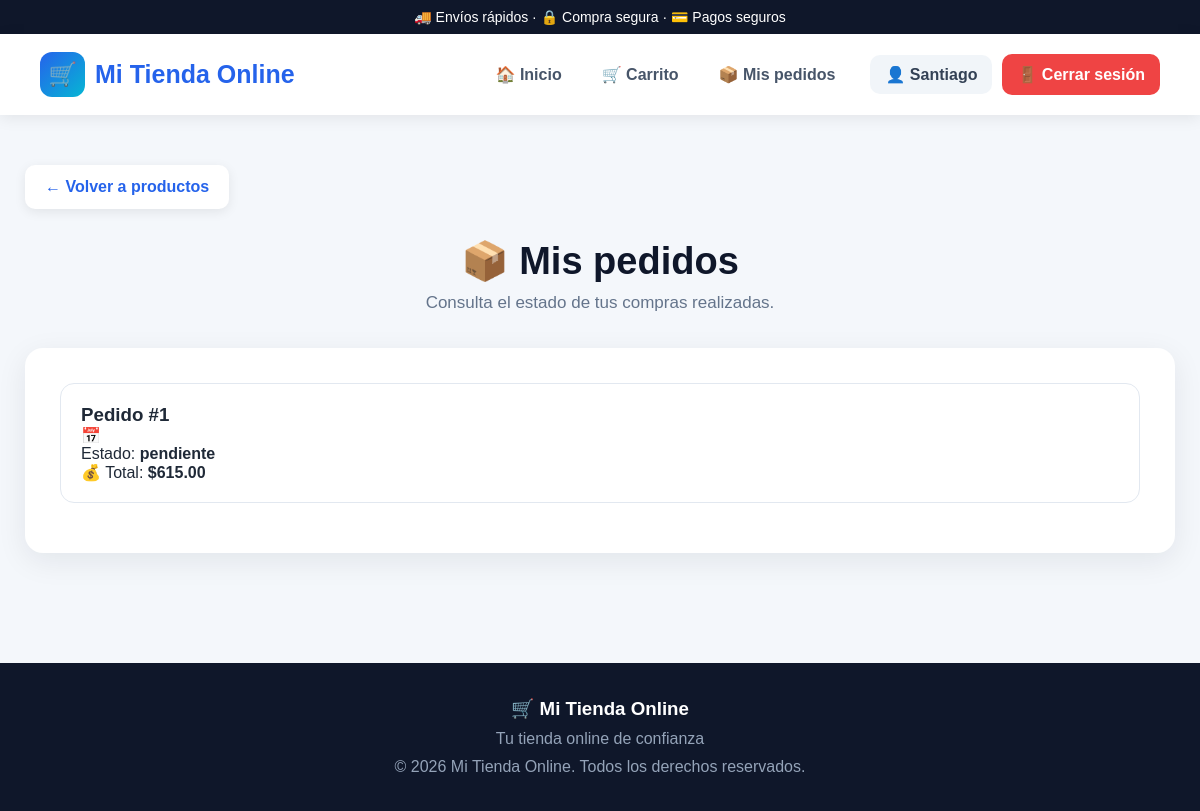
Screenshot of /pedidos (signed in) with the database file from the repository.
### tables this page shows
CREATE TABLE usuarios (
            id INTEGER PRIMARY KEY AUTOINCREMENT,
            nombre TEXT NOT NULL,
            email TEXT NOT NULL UNIQUE,
            password TEXT NOT NULL,
            rol TEXT NOT NULL DEFAULT 'cliente',
            fecha_registro TIMESTAMP DEFAULT CURRENT_TIMESTAMP
        );

CREATE TABLE pedidos (
            id INTEGER PRIMARY KEY AUTOINCREMENT,
            usuario_id INTEGER NOT NULL,
            total REAL NOT NULL,
            estado TEXT NOT NULL DEFAULT 'pendiente',
            fecha_pedido TIMESTAMP DEFAULT CURRENT_TIMESTAMP,

            FOREIGN KEY (usuario_id)
                REFERENCES usuarios(id)
                ON DELETE CASCADE
        );

### main.py (the view)
@app.route("/pedidos")
@login_requerido
def pedidos():
    pedidos_usuario = obtener_pedidos_usuario(
        session["usuario_id"]
    )
    return render_template(
        "pedidos.html",
        pedidos=pedidos_usuario,
        usuario=usuario_actual()
    )

### database.py (called while the page is built)
def conectar():
    conexion = sqlite3.connect(DATABASE)
    conexion.row_factory = sqlite3.Row
    conexion.execute("PRAGMA foreign_keys = ON")
    return conexion

def obtener_usuario_por_id(usuario_id):
    conexion = conectar()
    cursor = conexion.cursor()
    cursor.execute("""
        SELECT *
        FROM usuarios
        WHERE id = ?
    """, (usuario_id,))
    usuario = cursor.fetchone()
    conexion.close()
    return usuario

def obtener_pedidos_usuario(usuario_id):
    conexion = conectar()
    cursor = conexion.cursor()
    cursor.execute("""
        SELECT *
        FROM pedidos

        WHERE usuario_id = ?

        ORDER BY fecha_pedido DESC
    """, (usuario_id,))
    pedidos = cursor.fetchall()
    conexion.close()
    return pedidos

### main.py (called while the page is built)
def usuario_actual():
    usuario_id = session.get("usuario_id")
    if not usuario_id:
        return None
    return obtener_usuario_por_id(usuario_id)

def login_requerido(func):
    @wraps(func)
    def wrapper(*args, **kwargs):
        if "usuario_id" not in session:
            flash(
                "Debes iniciar sesión para continuar.",
                "warning"
            )
            return redirect(url_for("login"))
        return func(*args, **kwargs)
    return wrapper

### templates/pedidos.html (shortened to what this page needs)
<!DOCTYPE html>
<html lang="es">
<head>
</head>
<body>
    <div class="topbar">
        🚚 Envíos rápidos · 🔒 Compra segura · 💳 Pagos seguros
    </div>
    <header class="header">
        <a href="/" class="logo">
            <div class="logo-icon">🛒</div>
            <span>Mi Tienda Online</span>
        </a>
        <nav class="nav">
            <a href="/">
                🏠 Inicio
            </a>
            <a href="/carrito">
                🛒 Carrito
            </a>
            <a href="/pedidos">
                📦 Mis pedidos
            </a>
            <div class="usuario">
                👤 {{ session.get('nombre', 'Santiago') }}
            </div>
            <a href="/logout" class="btn-logout">
                🚪 Cerrar sesión
            </a>
        </nav>
    </header>
    <main class="contenido">
        <a href="/" class="volver">
            ← Volver a productos
        </a>
        <div class="titulo">
            <h1>📦 Mis pedidos</h1>
            <p>Consulta el estado de tus compras realizadas.</p>
        </div>
        <div class="card">
            {% if pedidos %}
                {% for pedido in pedidos %}
                    <div style="
                        padding:20px;
                        border:1px solid #e2e8f0;
                        border-radius:14px;
                        margin-bottom:15px;
                    ">
                        <h3>
                            Pedido #{{ pedido['id'] }}
                        </h3>
                        <p>
                            📅 {{ pedido['fecha'] }}
                        </p>
                        <p>
                            Estado:
                            <strong>{{ pedido['estado'] }}</strong>
                        </p>
                        <p>
                            💰 Total:
                            <strong>${{ "%.2f"|format(pedido['total']) }}</strong>
                        </p>
                    </div>
                {% endfor %}
            {% endif %}
        </div>
    </main>
    <footer>
        <h3>🛒 Mi Tienda Online</h3>
        <p>
            Tu tienda online de confianza
        </p>
        <p style="margin-top:10px;">
            © 2026 Mi Tienda Online. Todos los derechos reservados.
        </p>
    </footer>
</body>
</html>

### templates/pedidos.html (style rules this page uses)
* { margin: 0; padding: 0; box-sizing: border-box; }
body { font-family: Arial, Helvetica, sans-serif; background: #f4f7fb; color: #1f2937; }
.topbar { background: #0f172a; color: white; padding: 9px 40px; text-align: center; font-size: 14px; }
.header { background: white; padding: 18px 40px; display: flex; align-items: center; justify-content: space-between; box-shadow: 0 3px 15px rgba(0,0,0,0.08); position: sticky; top: 0; z-index: 1000; }
.logo { display: flex; align-items: center; gap: 10px; text-decoration: none; color: #2563eb; font-size: 25px; font-weight: bold; }
.logo-icon { width: 45px; height: 45px; border-radius: 12px; background: linear-gradient(135deg, #2563eb, #06b6d4); display: flex; align-items: center; justify-content: center; color: white; font-size: 23px; }
.nav { display: flex; align-items: center; gap: 10px; }
.nav a { text-decoration: none; color: #475569; font-weight: 600; padding: 11px 15px; border-radius: 10px; transition: 0.3s; }
.usuario { display: flex; align-items: center; gap: 8px; margin-left: 10px; padding: 10px 15px; background: #f1f5f9; border-radius: 10px; font-weight: bold; color: #334155; }
.btn-logout { background: #ef4444 !important; color: white !important; }
.contenido { max-width: 1200px; margin: 0 auto; padding: 50px 25px; }
.titulo { text-align: center; margin-bottom: 35px; }
.titulo h1 { font-size: 38px; color: #0f172a; margin-bottom: 10px; }
.titulo p { color: #64748b; font-size: 17px; }
.volver { display: inline-flex; align-items: center; gap: 8px; text-decoration: none; background: white; color: #2563eb; padding: 13px 20px; border-radius: 10px; font-weight: bold; box-shadow: 0 3px 12px rgba(0,0,0,0.08); transition: 0.3s; margin-bottom: 30px; }
.card { background: white; border-radius: 18px; padding: 35px; box-shadow: 0 8px 30px rgba(15,23,42,0.08); }
footer { background: #0f172a; color: white; margin-top: 60px; padding: 35px 20px; text-align: center; }
footer h3 { margin-bottom: 10px; }
footer p { color: #94a3b8; }

### rows the page displays
usuarios: get "Santiago"
pedidos: id "1", estado "pendiente", total "615.00"
